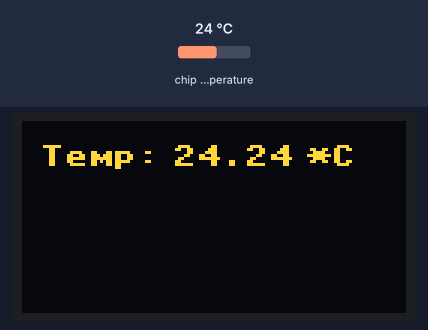
Simulated run of this program. Board: Raspberry Pi Pico running MicroPython. Parts: 128×64 one-colour display. Inputs (shaded band) come from the test bench; at power-on: chip temperature 24 °C. The OLED is the two-colour kind (top 16 rows yellow); library files of the repository ran but are not shown: ssd1306.py; what the program prints to the serial console is not drawn.

Above: at 2.7 s.
2.8 s: chip temperature set to 1 °C
At 7.4 s:
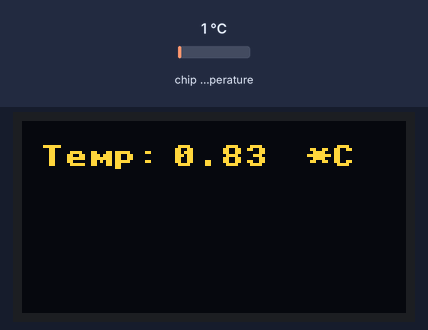
7.7 s: chip temperature set to 11 °C
At 10.6 s:
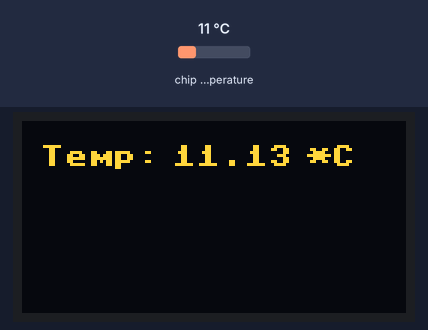
11.8 s: chip temperature set to 22 °C
At 14.8 s:
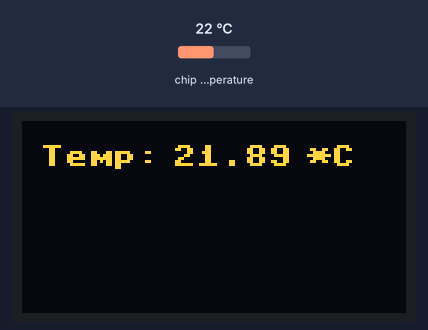
Timing chart, 0 to 16.3 s (numbered marks = the images above; inputs shaded):
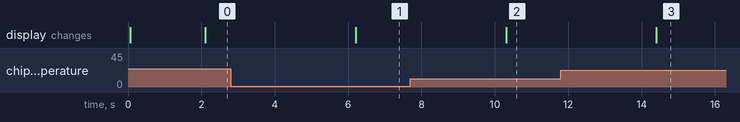

The program:

main.py
```python
# Edgar Muñoz S. 20212848
# Sistemas Programables
# Practica de medicion de temperatura con la Raspberry Pi Pico W
# y el display OLED

from machine import Pin, I2C
from ssd1306 import SSD1306_I2C
import machine
import utime

sensor_temp = machine.ADC(4)
conversion_factor = 3.3 / (65535)

WIDTH  = 128                                            # oled display width
HEIGHT = 64                                             # oled display height

i2c = I2C(0, scl=Pin(9), sda=Pin(8), freq=200000)       # Init I2C using pins GP8 & GP9 (default I2C0 pins)
print("I2C Address      : "+hex(i2c.scan()[0]).upper()) # Display device address
print("I2C Configuration: "+str(i2c))                   # Display I2C config


oled = SSD1306_I2C(WIDTH, HEIGHT, i2c)                  # Init oled display

while True:
    reading = sensor_temp.read_u16() * conversion_factor
    temperature = 27 - (reading - 0.706)/0.001721
    print(temperature)

    # Clear the oled display in case it has junk on it.
    oled.fill(0)

    # Add some text
    oled.text("Temp: ",6,8)
    oled.text(str(round(temperature,2)),50,8)
    oled.text("*C",95,8)
    utime.sleep(2)


    # Finally update the oled display so the image & text is displayed
    oled.show()
```

Measured:
- after the input at 2.8 s, the display: changes after 3.4 s (image 1)
- after the input at 7.7 s, the display: changes after 2.6 s (image 2)
- after the input at 11.8 s, the display: changes after 2.6 s (image 3)
